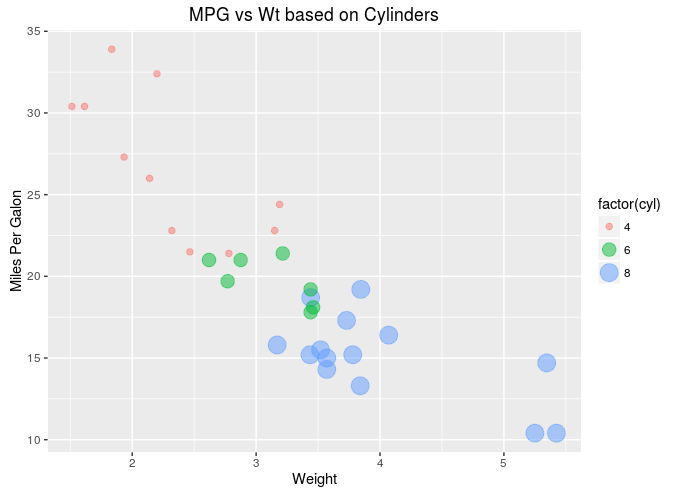

Write R code to recreate this figure.
library(ggplot2)

df <- mtcars

pl <- ggplot(df,aes(x=wt, y=mpg))
pl2 <- pl+ geom_point(aes(size=factor(cyl),color=factor(cyl)),alpha=0.5)

pl3 <- pl2 + xlab('Weight') + ylab('Miles Per Galon') + ggtitle('MPG vs Wt based on Cylinders')

pl4 <- pl3 + scale_color_gradient(low='blue', high = 'red')

print(pl3)
